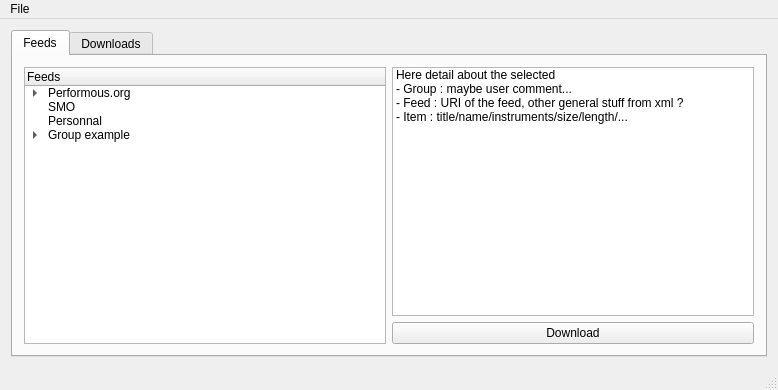
<?xml version="1.0" encoding="UTF-8"?>
<ui version="4.0">
 <class>MainWindow</class>
 <widget class="QMainWindow" name="MainWindow">
  <property name="geometry">
   <rect>
    <x>0</x>
    <y>0</y>
    <width>778</width>
    <height>390</height>
   </rect>
  </property>
  <property name="windowTitle">
   <string>Party Game Song Downloader (PGSD)</string>
  </property>
  <widget class="QWidget" name="centralWidget">
   <layout class="QGridLayout" name="gridLayout">
    <item row="0" column="0">
     <widget class="QTabWidget" name="tabWidget">
      <property name="minimumSize">
       <size>
        <width>131</width>
        <height>49</height>
       </size>
      </property>
      <property name="currentIndex">
       <number>0</number>
      </property>
      <widget class="QWidget" name="tab">
       <attribute name="title">
        <string>Feeds</string>
       </attribute>
       <layout class="QHBoxLayout" name="horizontalLayout">
        <item>
         <widget class="QTreeWidget" name="treeWidget">
          <column>
           <property name="text">
            <string>Feeds</string>
           </property>
          </column>
          <item>
           <property name="text">
            <string>Performous.org</string>
           </property>
           <property name="icon">
            <iconset>
             <normaloff>../../../../../usr/share/icons/gnome/32x32/places/folder.png</normaloff>../../../../../usr/share/icons/gnome/32x32/places/folder.png</iconset>
           </property>
           <item>
            <property name="text">
             <string>Joco</string>
            </property>
            <property name="toolTip">
             <string>http://performous.org/dlc/joco.xml</string>
            </property>
            <property name="icon">
             <iconset>
              <normaloff>../../../../../usr/share/icons/gnome/32x32/mimetypes/gnome-mime-application-xhtml+xml.png</normaloff>../../../../../usr/share/icons/gnome/32x32/mimetypes/gnome-mime-application-xhtml+xml.png</iconset>
            </property>
            <item>
             <property name="text">
              <string>A Talk with George</string>
             </property>
             <property name="icon">
              <iconset>
               <normaloff>../../../../../usr/share/icons/gnome/32x32/mimetypes/audio-x-generic.png</normaloff>../../../../../usr/share/icons/gnome/32x32/mimetypes/audio-x-generic.png</iconset>
             </property>
            </item>
            <item>
             <property name="text">
              <string>Better</string>
             </property>
            </item>
            <item>
             <property name="text">
              <string>Code Monkey</string>
             </property>
            </item>
            <item>
             <property name="text">
              <string>First of May</string>
             </property>
            </item>
            <item>
             <property name="text">
              <string>Ikéa</string>
             </property>
            </item>
           </item>
          </item>
          <item>
           <property name="text">
            <string>SMO</string>
           </property>
           <property name="icon">
            <iconset>
             <normaloff>../../../../../usr/share/icons/gnome/32x32/places/folder.png</normaloff>../../../../../usr/share/icons/gnome/32x32/places/folder.png</iconset>
           </property>
          </item>
          <item>
           <property name="text">
            <string>Personnal</string>
           </property>
           <property name="icon">
            <iconset>
             <normaloff>../../../../../usr/share/icons/gnome/32x32/places/folder.png</normaloff>../../../../../usr/share/icons/gnome/32x32/places/folder.png</iconset>
           </property>
          </item>
          <item>
           <property name="text">
            <string>Group example</string>
           </property>
           <item>
            <property name="text">
             <string>Feed 1 (xml file)</string>
            </property>
            <item>
             <property name="text">
              <string>Entry in the feed (DLC item)</string>
             </property>
            </item>
           </item>
           <item>
            <property name="text">
             <string>Feed 2 (xml file)</string>
            </property>
           </item>
          </item>
         </widget>
        </item>
        <item>
         <layout class="QVBoxLayout" name="verticalLayout">
          <item>
           <widget class="QListWidget" name="listWidget">
            <item>
             <property name="text">
              <string>Here detail about the selected</string>
             </property>
            </item>
            <item>
             <property name="text">
              <string>- Group : maybe user comment...</string>
             </property>
            </item>
            <item>
             <property name="text">
              <string>- Feed : URI of the feed, other general stuff from xml ?</string>
             </property>
            </item>
            <item>
             <property name="text">
              <string>- Item : title/name/instruments/size/length/...</string>
             </property>
            </item>
           </widget>
          </item>
          <item>
           <widget class="QPushButton" name="pushButton">
            <property name="text">
             <string>Download</string>
            </property>
           </widget>
          </item>
         </layout>
        </item>
       </layout>
      </widget>
      <widget class="QWidget" name="tab_2">
       <attribute name="title">
        <string>Downloads</string>
       </attribute>
       <layout class="QGridLayout" name="gridLayout_2">
        <item row="0" column="0">
         <widget class="QTableWidget" name="tableWidget">
          <row>
           <property name="text">
            <string>1</string>
           </property>
          </row>
          <row>
           <property name="text">
            <string>2</string>
           </property>
          </row>
          <row>
           <property name="text">
            <string>3</string>
           </property>
          </row>
          <row>
           <property name="text">
            <string>4</string>
           </property>
          </row>
          <row>
           <property name="text">
            <string>5</string>
           </property>
          </row>
          <row>
           <property name="text">
            <string>6</string>
           </property>
          </row>
          <column>
           <property name="text">
            <string>Name</string>
           </property>
          </column>
          <column>
           <property name="text">
            <string>Percent</string>
           </property>
          </column>
          <column>
           <property name="text">
            <string>Status</string>
           </property>
          </column>
         </widget>
        </item>
       </layout>
      </widget>
     </widget>
    </item>
   </layout>
  </widget>
  <widget class="QMenuBar" name="menuBar">
   <property name="geometry">
    <rect>
     <x>0</x>
     <y>0</y>
     <width>778</width>
     <height>21</height>
    </rect>
   </property>
   <widget class="QMenu" name="menuParty_Game_Song_Downloader">
    <property name="title">
     <string>File</string>
    </property>
    <addaction name="actionNew_group"/>
    <addaction name="separator"/>
    <addaction name="actionAdd_category"/>
   </widget>
   <addaction name="menuParty_Game_Song_Downloader"/>
  </widget>
  <widget class="QStatusBar" name="statusBar"/>
  <action name="actionAdd_category">
   <property name="text">
    <string>Quit</string>
   </property>
  </action>
  <action name="actionNew_group">
   <property name="text">
    <string>New group...</string>
   </property>
  </action>
 </widget>
 <layoutdefault spacing="6" margin="11"/>
 <resources/>
 <connections/>
</ui>
